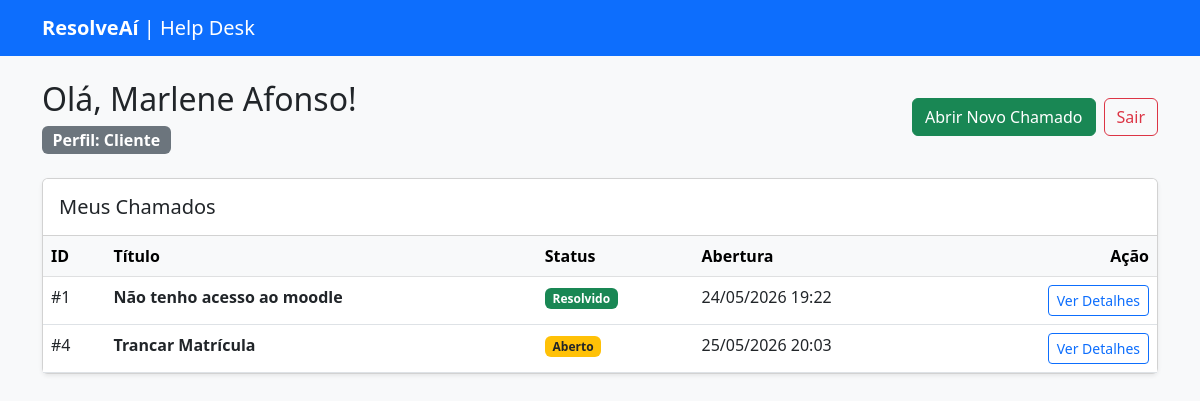
The app's page / (signed in) with its own data.
### app/models.py (models this page shows)
class User(UserMixin, db.Model):
    id = db.Column(db.Integer, primary_key=True)
    nome = db.Column(db.String(100), nullable=False)
    email = db.Column(db.String(120), unique=True, nullable=False)
    senha = db.Column(db.String(200), nullable=False)
    tipo = db.Column(db.String(20), nullable=False, default='cliente')
    tickets = db.relationship('Ticket', backref='cliente', lazy=True)
    respostas = db.relationship('Reply', backref='autor', lazy=True)

class Ticket(db.Model):
    id = db.Column(db.Integer, primary_key=True)
    titulo = db.Column(db.String(150), nullable=False)
    descricao = db.Column(db.Text, nullable=False)
    status = db.Column(db.String(50), default='Aberto')
    data_criacao = db.Column(db.DateTime, default=datetime.utcnow)
    nota = db.Column(db.Integer, nullable=True)
    cliente_id = db.Column(db.Integer, db.ForeignKey('user.id'), nullable=False)
    respostas = db.relationship('Reply', backref='ticket_original', lazy=True)

### app/routes.py (the view)
@bp.route('/')
@login_required
def dashboard():
    if current_user.tipo == 'cliente':
        tickets = Ticket.query.filter_by(cliente_id=current_user.id).all()
    else:
        tickets = Ticket.query.all()
    return render_template('dashboard.html', tickets=tickets)

### app/__init__.py (called while the page is built)
def create_app():
    app = Flask(__name__)
    app.config['SECRET_KEY'] = 'chave_super_secreta_para_sessoes'
    app.config['SQLALCHEMY_DATABASE_URI'] = 'sqlite:///database.db'
    app.config['SQLALCHEMY_TRACK_MODIFICATIONS'] = False
    db.init_app(app)
    login_manager.init_app(app)
    login_manager.login_view = 'main.login' # Redireciona não-logados pra cá
    login_manager.login_message = "Por favor, faça login para acessar esta página."
    from app.models import User
    @login_manager.user_loader
    def load_user(user_id):
        return User.query.get(int(user_id))
    from app.routes import bp
    app.register_blueprint(bp)
    return app

### app/templates/dashboard.html
{% extends "base.html" %}
{% block content %}
<div class="d-flex justify-content-between align-items-center mb-4 mt-4">
    <div>
        <h2>Olá, {{ current_user.nome }}!</h2>
        <span class="badge bg-secondary fs-6">Perfil: {{ current_user.tipo | capitalize }}</span>
    </div>
    <div class="d-flex gap-2">
        {% if current_user.tipo == 'cliente' %}
            <a href="/ticket/novo" class="btn btn-success">Abrir Novo Chamado</a>
        {% elif current_user.tipo == 'admin' %}
            <a href="/admin/atendentes/novo" class="btn btn-primary">Cadastrar Atendente</a>
            <a href="/admin/relatorios" class="btn btn-info text-white">Ver Relatórios</a>
        {% endif %}
        <a href="/logout" class="btn btn-outline-danger">Sair</a>
    </div>
</div>
<div class="card shadow-sm">
    <div class="card-header bg-white py-3">
        <h5 class="mb-0">{% if current_user.tipo == 'cliente' %}Meus Chamados{% else %}Fila Global de Atendimento{% endif %}</h5>
    </div>
    <div class="card-body p-0 table-responsive">
        <table class="table table-hover mb-0">
            <thead class="table-light">
                <tr>
                    <th>ID</th>
                    <th>Título</th>
                    <th>Status</th>
                    <th>Abertura</th>
                    <th class="text-end">Ação</th>
                </tr>
            </thead>
            <tbody>
                {% for ticket in tickets %}
                <tr>
                    <td>#{{ ticket.id }}</td>
                    <td><strong>{{ ticket.titulo }}</strong></td>
                    <td>
                        {% if ticket.status == 'Aberto' %}
                            <span class="badge bg-warning text-dark">Aberto</span>
                        {% elif ticket.status == 'Em Andamento' %}
                            <span class="badge bg-primary">Em Andamento</span>
                        {% else %}
                            <span class="badge bg-success">Resolvido</span>
                        {% endif %}
                    </td>
                    <td>{{ ticket.data_criacao.strftime('%d/%m/%Y %H:%M') }}</td>
                    <td class="text-end">
                        <a href="/ticket/{{ ticket.id }}" class="btn btn-sm btn-outline-primary">Ver Detalhes</a>
                    </td>
                </tr>
                {% else %}
                <tr>
                    <td colspan="5" class="text-center py-4 text-muted">Nenhum chamado encontrado.</td>
                </tr>
                {% endfor %}
            </tbody>
        </table>
    </div>
</div>
{% endblock %}

### records on screen
User: nome "Marlene Afonso", tipo "Cliente"
Ticket: id "1", titulo "Não tenho acesso ao moodle", status "Resolvido", data_criacao "24/05/2026 19:22"
Ticket: id "4", titulo "Trancar Matrícula", status "Aberto", data_criacao "25/05/2026 20:03"
